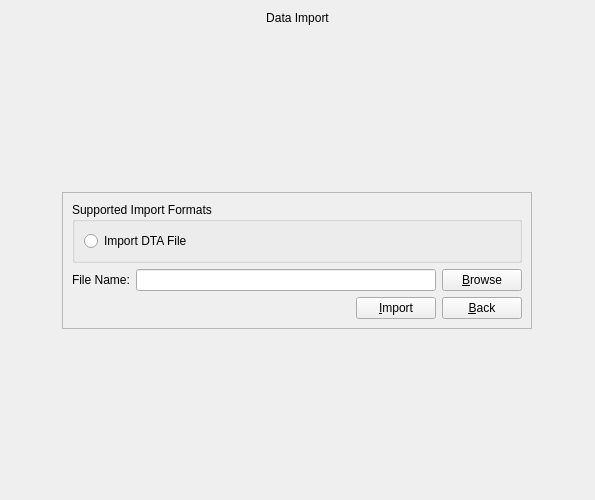
<?xml version="1.0" encoding="UTF-8"?>
<ui version="4.0">
 <class>GuiImportBase</class>
 <widget class="QWidget" name="GuiImportBase">
  <property name="geometry">
   <rect>
    <x>0</x>
    <y>0</y>
    <width>595</width>
    <height>500</height>
   </rect>
  </property>
  <property name="windowTitle">
   <string>Form</string>
  </property>
  <layout class="QVBoxLayout" name="verticalLayout_3">
   <item>
    <widget class="QLabel" name="label">
     <property name="text">
      <string>Data Import</string>
     </property>
     <property name="alignment">
      <set>Qt::AlignCenter</set>
     </property>
    </widget>
   </item>
   <item>
    <spacer name="verticalSpacer">
     <property name="orientation">
      <enum>Qt::Vertical</enum>
     </property>
     <property name="sizeHint" stdset="0">
      <size>
       <width>20</width>
       <height>57</height>
      </size>
     </property>
    </spacer>
   </item>
   <item>
    <layout class="QHBoxLayout" name="horizontalLayout_3">
     <item>
      <spacer name="horizontalSpacer_2">
       <property name="orientation">
        <enum>Qt::Horizontal</enum>
       </property>
       <property name="sizeHint" stdset="0">
        <size>
         <width>112</width>
         <height>20</height>
        </size>
       </property>
      </spacer>
     </item>
     <item>
      <widget class="QFrame" name="frame">
       <property name="frameShape">
        <enum>QFrame::StyledPanel</enum>
       </property>
       <property name="frameShadow">
        <enum>QFrame::Raised</enum>
       </property>
       <layout class="QVBoxLayout" name="verticalLayout_2">
        <item>
         <widget class="QGroupBox" name="groupBox">
          <property name="title">
           <string>Supported Import Formats</string>
          </property>
          <layout class="QVBoxLayout" name="verticalLayout">
           <item>
            <widget class="QRadioButton" name="radioButtonDTA">
             <property name="text">
              <string>Import DTA File</string>
             </property>
            </widget>
           </item>
          </layout>
         </widget>
        </item>
        <item>
         <layout class="QHBoxLayout" name="horizontalLayout">
          <item>
           <widget class="QLabel" name="label_2">
            <property name="text">
             <string>File Name:</string>
            </property>
           </widget>
          </item>
          <item>
           <widget class="QLineEdit" name="lineEditFileName">
            <property name="minimumSize">
             <size>
              <width>300</width>
              <height>0</height>
             </size>
            </property>
           </widget>
          </item>
          <item>
           <widget class="QPushButton" name="buttonBrowse">
            <property name="text">
             <string>&amp;Browse</string>
            </property>
           </widget>
          </item>
         </layout>
        </item>
        <item>
         <layout class="QHBoxLayout" name="horizontalLayout_2">
          <item>
           <spacer name="horizontalSpacer">
            <property name="orientation">
             <enum>Qt::Horizontal</enum>
            </property>
            <property name="sizeHint" stdset="0">
             <size>
              <width>40</width>
              <height>20</height>
             </size>
            </property>
           </spacer>
          </item>
          <item>
           <widget class="QPushButton" name="buttonImport">
            <property name="text">
             <string>&amp;Import</string>
            </property>
           </widget>
          </item>
          <item>
           <widget class="QPushButton" name="buttonBack">
            <property name="text">
             <string>&amp;Back</string>
            </property>
           </widget>
          </item>
         </layout>
        </item>
       </layout>
       <zorder>groupBox</zorder>
       <zorder></zorder>
       <zorder></zorder>
      </widget>
     </item>
     <item>
      <spacer name="horizontalSpacer_3">
       <property name="orientation">
        <enum>Qt::Horizontal</enum>
       </property>
       <property name="sizeHint" stdset="0">
        <size>
         <width>112</width>
         <height>20</height>
        </size>
       </property>
      </spacer>
     </item>
    </layout>
   </item>
   <item>
    <spacer name="verticalSpacer_2">
     <property name="orientation">
      <enum>Qt::Vertical</enum>
     </property>
     <property name="sizeHint" stdset="0">
      <size>
       <width>20</width>
       <height>40</height>
      </size>
     </property>
    </spacer>
   </item>
  </layout>
 </widget>
 <resources/>
 <connections/>
</ui>
